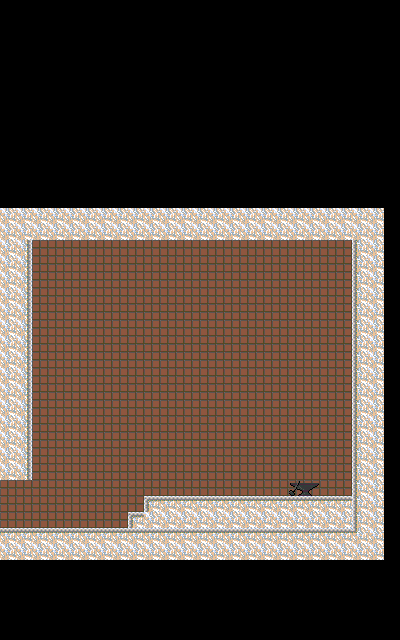

Below is a game level as drawn by its tile map, then a one-line description and the .tmx that defines it (tile-layer data replaced by summaries):
An orthogonal 25x40 tile map with 16x16 px tiles, 4 tile layers (SilhouetteLayer, BackgroundLayer, GameLayer, ForegroundLayer) and 2 objects (spawn, npcSpawn).

<map version="1.0" orientation="orthogonal" renderorder="left-up" width="25" height="40" tilewidth="16" tileheight="16" nextobjectid="4">
 <properties>
  <property name="exitLeft" value="grema_01.tmx" />
  <property name="spawn" value="door_03" />
 </properties>
 <tileset firstgid="1" name="Olaf_tileset" tilewidth="16" tileheight="16">
  <image source="../graphics/levels/Olaf_tileset.png" trans="ff00ff" width="512" height="512" />
 </tileset>
 <layer name="SilhouetteLayer" width="25" height="40">
  <data>[1000 cells, 1000 non-empty, 1 distinct tile ids]</data>
 </layer>
 <layer name="BackgroundLayer" width="25" height="40">
  <data>[1000 cells, 428 non-empty, 1 distinct tile ids]</data>
 </layer>
 <layer name="GameLayer" width="25" height="40">
  <data>[1000 cells, 486 non-empty, 7 distinct tile ids]</data>
 </layer>
 <layer name="ForegroundLayer" width="25" height="40">
  <data>[1000 cells, 2 non-empty, 2 distinct tile ids]</data>
 </layer>
 <objectgroup name="Actors">
  <object id="2" name="playerSpawnLeft" type="spawn" x="6" y="520.5">
   <ellipse />
  </object>
  <object id="3" name="gremaSmith_01" type="npcSpawn" x="235.833" y="488.333">
   <properties>
    <property name="npcType" value="merchant" />
    <property name="script" value="grema_smith_01" />
   </properties>
   <ellipse />
  </object>
 </objectgroup>
</map>
